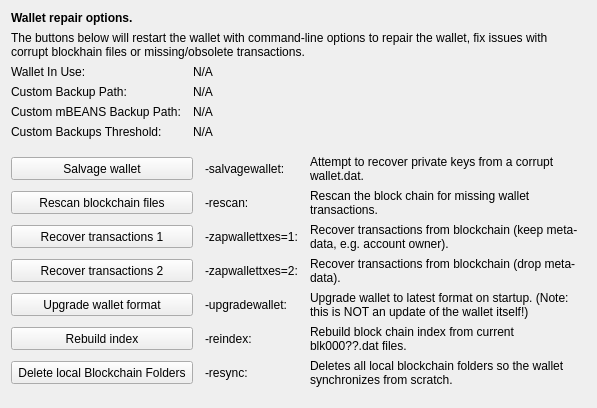
     <widget class="QWidget" name="tab_repair">
      <attribute name="title">
       <string>&amp;Wallet Repair</string>
      </attribute>
      <layout class="QGridLayout" name="gridLayout_4" columnstretch="0,0,0,0">
       <property name="horizontalSpacing">
        <number>12</number>
       </property>
       <item row="0" column="0" colspan="4">
        <widget class="QLabel" name="label_repair_header">
         <property name="font">
          <font>
           <weight>75</weight>
           <bold>true</bold>
          </font>
         </property>
         <property name="text">
          <string>Wallet repair options.</string>
         </property>
        </widget>
       </item>
       <item row="1" column="0" colspan="4">
        <widget class="QLabel" name="label_repair_helptext">
         <property name="font">
          <font>
           <weight>50</weight>
           <bold>false</bold>
          </font>
         </property>
         <property name="text">
          <string>The buttons below will restart the wallet with command-line options to repair the wallet, fix issues with corrupt blockhain files or missing/obsolete transactions.</string>
         </property>
         <property name="wordWrap">
          <bool>true</bool>
         </property>
        </widget>
       </item>
       <item row="2" column="0">
        <widget class="QLabel" name="wallet_path_label">
         <property name="text">
          <string>Wallet In Use:</string>
         </property>
        </widget>
       </item>
       <item row="2" column="1" colspan="3">
        <widget class="QLabel" name="wallet_path">
         <property name="cursor">
          <cursorShape>IBeamCursor</cursorShape>
         </property>
         <property name="text">
          <string>N/A</string>
         </property>
         <property name="textFormat">
          <enum>Qt::PlainText</enum>
         </property>
         <property name="textInteractionFlags">
          <set>Qt::LinksAccessibleByMouse|Qt::TextSelectableByKeyboard|Qt::TextSelectableByMouse</set>
         </property>
        </widget>
       </item>
       <item row="3" column="0">
        <widget class="QLabel" name="wallet_custombackuppath_label">
         <property name="visible">
          <bool>false</bool>
         </property>
         <property name="text">
          <string>Custom Backup Path:</string>
         </property>
        </widget>
       </item>
       <item row="3" column="1" colspan="3">
        <widget class="QLabel" name="wallet_custombackuppath">
         <property name="cursor">
          <cursorShape>IBeamCursor</cursorShape>
         </property>
         <property name="visible">
          <bool>false</bool>
         </property>
         <property name="text">
          <string>N/A</string>
         </property>
         <property name="textFormat">
          <enum>Qt::PlainText</enum>
         </property>
         <property name="textInteractionFlags">
          <set>Qt::LinksAccessibleByMouse|Qt::TextSelectableByKeyboard|Qt::TextSelectableByMouse</set>
         </property>
        </widget>
       </item>
       <item row="4" column="0">
        <widget class="QLabel" name="wallet_custommbeansbackuppath_label">
         <property name="visible">
          <bool>false</bool>
         </property>
         <property name="text">
          <string>Custom mBEANS Backup Path:</string>
         </property>
        </widget>
       </item>
       <item row="4" column="1" colspan="3">
        <widget class="QLabel" name="wallet_custommbeansbackuppath">
         <property name="cursor">
          <cursorShape>IBeamCursor</cursorShape>
         </property>
         <property name="visible">
          <bool>false</bool>
         </property>
         <property name="text">
          <string>N/A</string>
         </property>
         <property name="textFormat">
          <enum>Qt::PlainText</enum>
         </property>
         <property name="textInteractionFlags">
          <set>Qt::LinksAccessibleByMouse|Qt::TextSelectableByKeyboard|Qt::TextSelectableByMouse</set>
         </property>
        </widget>
       </item>
       <item row="5" column="0">
        <widget class="QLabel" name="wallet_custombackupthreshold_label">
         <property name="visible">
          <bool>false</bool>
         </property>
         <property name="text">
          <string>Custom Backups Threshold:</string>
         </property>
        </widget>
       </item>
       <item row="5" column="1" colspan="3">
        <widget class="QLabel" name="wallet_custombackupthreshold">
         <property name="cursor">
          <cursorShape>IBeamCursor</cursorShape>
         </property>
         <property name="visible">
          <bool>false</bool>
         </property>
         <property name="text">
          <string>N/A</string>
         </property>
         <property name="textFormat">
          <enum>Qt::PlainText</enum>
         </property>
         <property name="textInteractionFlags">
          <set>Qt::LinksAccessibleByMouse|Qt::TextSelectableByKeyboard|Qt::TextSelectableByMouse</set>
         </property>
        </widget>
       </item>
       <item row="6" column="0">
        <spacer name="verticalSpacer_repair1">
         <property name="orientation">
          <enum>Qt::Vertical</enum>
         </property>
         <property name="sizeHint" stdset="0">
          <size>
           <width>10</width>
           <height>10</height>
          </size>
         </property>
        </spacer>
       </item>
       <item row="7" column="0" colspan="2">
        <widget class="QPushButton" name="btn_salvagewallet">
         <property name="minimumSize">
          <size>
           <width>100</width>
           <height>23</height>
          </size>
         </property>
         <property name="text">
          <string>Salvage wallet</string>
         </property>
        </widget>
       </item>
       <item row="7" column="2">
        <widget class="QLabel" name="label_repair_salvage_command">
         <property name="text">
          <string notr="true">-salvagewallet:</string>
         </property>
        </widget>
       </item>
       <item row="7" column="3">
        <widget class="QLabel" name="label_repair_salvage">
         <property name="text">
          <string>Attempt to recover private keys from a corrupt wallet.dat.</string>
         </property>
         <property name="wordWrap">
          <bool>true</bool>
         </property>
        </widget>
       </item>
       <item row="8" column="0" colspan="2">
        <widget class="QPushButton" name="btn_rescan">
         <property name="minimumSize">
          <size>
           <width>100</width>
           <height>23</height>
          </size>
         </property>
         <property name="text">
          <string>Rescan blockchain files</string>
         </property>
        </widget>
       </item>
       <item row="8" column="2">
        <widget class="QLabel" name="label_repair_rescan_command">
         <property name="text">
          <string notr="true">-rescan:</string>
         </property>
        </widget>
       </item>
       <item row="8" column="3">
        <widget class="QLabel" name="label_repair_rescan">
         <property name="text">
          <string>Rescan the block chain for missing wallet transactions.</string>
         </property>
         <property name="wordWrap">
          <bool>true</bool>
         </property>
        </widget>
       </item>
       <item row="9" column="0" colspan="2">
        <widget class="QPushButton" name="btn_zapwallettxes1">
         <property name="minimumSize">
          <size>
           <width>100</width>
           <height>23</height>
          </size>
         </property>
         <property name="text">
          <string>Recover transactions 1</string>
         </property>
        </widget>
       </item>
       <item row="9" column="2">
        <widget class="QLabel" name="label_repair_zap1_command">
         <property name="text">
          <string notr="true">-zapwallettxes=1:</string>
         </property>
        </widget>
       </item>
       <item row="9" column="3">
        <widget class="QLabel" name="label_repair_zap1">
         <property name="text">
          <string>Recover transactions from blockchain (keep meta-data, e.g. account owner).</string>
         </property>
         <property name="wordWrap">
          <bool>true</bool>
         </property>
        </widget>
       </item>
       <item row="10" column="0" colspan="2">
        <widget class="QPushButton" name="btn_zapwallettxes2">
         <property name="minimumSize">
          <size>
           <width>100</width>
           <height>23</height>
          </size>
         </property>
         <property name="text">
          <string>Recover transactions 2</string>
         </property>
        </widget>
       </item>
       <item row="10" column="2">
        <widget class="QLabel" name="label_repair_zap2_command">
         <property name="text">
          <string notr="true">-zapwallettxes=2:</string>
         </property>
        </widget>
       </item>
       <item row="10" column="3">
        <widget class="QLabel" name="label_repair_zap2">
         <property name="text">
          <string>Recover transactions from blockchain (drop meta-data).</string>
         </property>
         <property name="wordWrap">
          <bool>true</bool>
         </property>
        </widget>
       </item>
       <item row="11" column="0" colspan="2">
        <widget class="QPushButton" name="btn_upgradewallet">
         <property name="minimumSize">
          <size>
           <width>100</width>
           <height>23</height>
          </size>
         </property>
         <property name="text">
          <string>Upgrade wallet format</string>
         </property>
        </widget>
       </item>
       <item row="11" column="2">
        <widget class="QLabel" name="label_repair_upgrade_command">
         <property name="text">
          <string notr="true">-upgradewallet:</string>
         </property>
        </widget>
       </item>
       <item row="11" column="3">
        <widget class="QLabel" name="label_repair_upgrade">
         <property name="text">
          <string>Upgrade wallet to latest format on startup. (Note: this is NOT an update of the wallet itself!)</string>
         </property>
         <property name="wordWrap">
          <bool>true</bool>
         </property>
        </widget>
       </item>
       <item row="12" column="0" colspan="2">
        <widget class="QPushButton" name="btn_reindex">
         <property name="minimumSize">
          <size>
           <width>100</width>
           <height>23</height>
          </size>
         </property>
         <property name="text">
          <string>Rebuild index</string>
         </property>
        </widget>
       </item>
       <item row="12" column="2">
        <widget class="QLabel" name="label_repair_reindex_command">
         <property name="text">
          <string notr="true">-reindex:</string>
         </property>
        </widget>
       </item>
       <item row="12" column="3">
        <widget class="QLabel" name="label_repair_reindex">
         <property name="text">
          <string>Rebuild block chain index from current blk000??.dat files.</string>
         </property>
         <property name="wordWrap">
          <bool>true</bool>
         </property>
        </widget>
       </item>
       <item row="13" column="0" colspan="2">
        <widget class="QPushButton" name="btn_resync">
         <property name="minimumSize">
          <size>
           <width>100</width>
           <height>23</height>
          </size>
         </property>
         <property name="text">
          <string>Delete local Blockchain Folders</string>
         </property>
        </widget>
       </item>
       <item row="13" column="2">
        <widget class="QLabel" name="label_repair_resync_command">
         <property name="text">
          <string>-resync:</string>
         </property>
        </widget>
       </item>
       <item row="13" column="3">
        <widget class="QLabel" name="label_repair_resync">
         <property name="text">
          <string>Deletes all local blockchain folders so the wallet synchronizes from scratch.</string>
         </property>
         <property name="wordWrap">
          <bool>true</bool>
         </property>
        </widget>
       </item>
       <item row="14" column="0">
        <spacer name="verticalSpacer_repair2">
         <property name="orientation">
          <enum>Qt::Vertical</enum>
         </property>
         <property name="sizeHint" stdset="0">
          <size>
           <width>20</width>
           <height>10</height>
          </size>
         </property>
        </spacer>
       </item>
      </layout>
     </widget>
